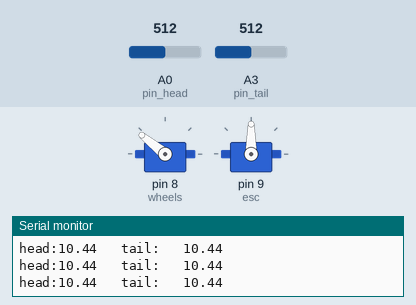
A sketch run on a simulated Arduino Uno, built with avr-gcc and run on an emulated ATmega328P. On the bench: 2 × servo, the last lines printed to the serial monitor. The inputs (shaded band) are chosen by the test bench; at power-on: A0 (pin_head) = 512, A3 (pin_tail) = 512.

Above: at 4.2 s.
4.3 s: A0 (pin_head) set to 0
6.4 s: A3 (pin_tail) set to 0
8.4 s: A0 (pin_head) set to 37
10.8 s: A3 (pin_tail) set to 37
At 12.4 s:
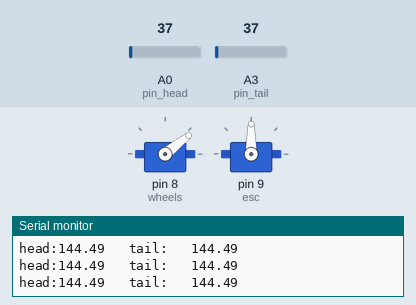
12.9 s: A0 (pin_head) set to 55
At 13.9 s:
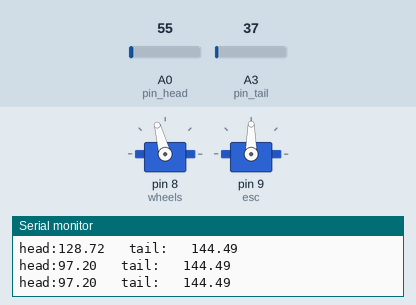
14.9 s: A3 (pin_tail) set to 95
At 16.6 s:
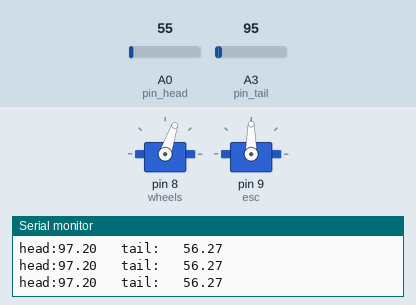
Timing chart, 0 to 17.9 s (numbered marks = the images above; inputs shaded):
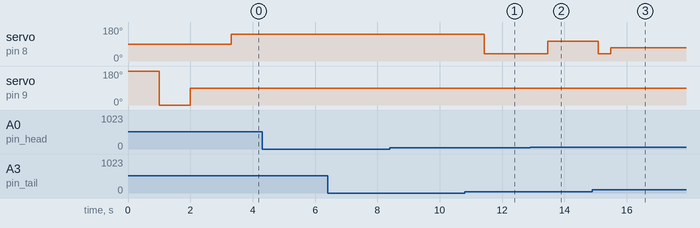

Measured:
- after the input at 10.8 s, servo on pin 8 (wheels): 141° → 38° after 0.63 s
- after the input at 12.9 s, servo on pin 8 (wheels): 38° → 105° after 0.56 s
- after the input at 14.9 s, servo on pin 8 (wheels): 105° → 38° after 0.19 s, → 71° 0.41 s later

The sketch:

crawler_withoutPID.ino
```cpp
#include <Servo.h>
#include <PID_v1.h>
#include <SoftwareSerial.h>
#include <Wire.h>
//#include <I2C.h>

//create an xBee object
SoftwareSerial xbee(2,3); // Rx, Tx


double Setpoint, Input, Output;
double Kp=3.0, Ki=0.01, Kd=1.2;
PID myPID(&Input, &Output, &Setpoint, Kp, Ki, Kd, DIRECT);


Servo wheels; // servo for turning the wheels
Servo esc; // not actually a servo, but controlled like one!
bool startup = true; // used to ensure startup only happens once
int startupDelay = 1000; // time to pause at each calibration step
double maxSpeedOffset = 45; // maximum speed magnitude, in servo 'degrees'
double maxWheelOffset = 85; // maximum wheel turn magnitude, in servo 'degrees'

double wheelOffset = 0.0; // For Adjusting the wheel
double threshHoldDistance = 27.5;

int pin_head = 0;
int pin_tail = 3;

double steerAngle = 0.0;
double car_length = 13;
bool goForward = true;
//double wheelStartUpOffset = 0.0; // For Adjusting the steering


int count = 3;
double distance_sum = 0.0;
double head_sum = 0.0;
double tail_sum = 0.0;

void setup()
{
  wheels.attach(8); // initialize wheel servo to Digital IO Pin #8
  esc.attach(9); // initialize ESC to Digital IO Pin #9
  /*  If you're re-uploading code via USB while leaving the ESC powered on,
   *  you don't need to re-calibrate each time, and you can comment this part out.
   */
  calibrateESC();

    //initialize the variables we're linked to
  Input = getHeadDis() - getTailDis();
  Setpoint = 0.1;

  //turn the PID on
  myPID.SetOutputLimits(-1,1);
  myPID.SetMode(AUTOMATIC);


  setVelocity(0.0);
  xbee.begin(9600);
  Serial.begin(9600);
}

double getHeadDis() {
  double A1 = (double)analogRead(pin_head);
  double distance_head = exp(8.5841-log(A1));
//  Serial.println("head: "+ (String)distance_head);
  return distance_head;
}

double getTailDis() {
  double A2 = (double)analogRead(pin_tail);
  double distance_tail = exp(8.5841-log(A2));
//  Serial.println("tail: "+ (String)distance_tail);
  return distance_tail;
}

boolean compareHeadTail(double head, double tail) {
    if (abs(head-tail) < 2) {
      if (head < 0.7 * threshHoldDistance || head > 1.3 * threshHoldDistance) {
        return false;
      }
      else {
        return true;
      }
    }
    else {
      return false;
    }
}

double calcDistance(double head, double tail) {
  double distance_head = head;
  double distance_tail = tail;
//  Serial.println("head: " + (String)distance_head);
//  Serial.println("tail: " + (String)distance_tail);
  double distance = (car_length * car_length * distance_head * distance_head) / (car_length * car_length + (distance_head - distance_tail) * (distance_head - distance_tail));
//  Serial.println("distance:  " + (String)distance);
  return distance;
}

/* Calibrate the ESC by sending a high signal, then a low, then middle.*/
void calibrateESC(){
    esc.write(180); // full backwards
    delay(startupDelay);
    esc.write(0); // full forwards
    delay(startupDelay);
    esc.write(90); // neutral
    delay(startupDelay);
    esc.write(90); // reset the ESC to neutral (non-moving) value
}


void steerTheCar(double dis) {
  double temp = abs(threshHoldDistance * threshHoldDistance - dis);
  if (temp == 0.0) {
    return;
  }
  if (dis < threshHoldDistance * threshHoldDistance) {
    if (temp > 0.4 * threshHoldDistance * threshHoldDistance) {
      steerLeft(0.6);
    }
    else {
      steerLeft(0.6 * temp / (threshHoldDistance * threshHoldDistance) / 0.4);
    }
  } else {
    if (temp > 0.4 * threshHoldDistance * threshHoldDistance) {
      steerRight(0.6);
    }
    else {
      steerRight(0.6 * temp / (threshHoldDistance * threshHoldDistance) / 0.4);
    }
  }
}

void steerLeft(double d)
{
//  Serial.write("Steer Left:");
//  Serial.write("\n");

  if( (d >= 0.0 ) && (d <= 1.0))
  {
    double temp = min( (d * maxWheelOffset + wheelOffset), maxWheelOffset);

    wheels.write(90 + temp);
  }
}

void steerRight(double d)
{
//  Serial.write("Steer Right:");
//  Serial.write("\n");

  if( (d >= 0.0 ) && (d <= 1.0))
  {
    double temp = min( (d * maxWheelOffset + wheelOffset), maxWheelOffset);
//    Serial.println("temp :  "+ (String)temp);

    wheels.write(90 - temp);
  }
}

/*
  Set the velocity of the car. Control the back and forward directions.
  Input s > 0 will go forward, and s < 0 will go backward.
  The input should between (-1 , 1).

*/
void setVelocity(double s)
{
  if( (s >= -1.0 ) && (s <= 1.0))
  {
    esc.write(90 - (s * maxSpeedOffset));
  }
}


void loop()
{
//  if (xbee.available() > 0) {
//    String msg  = "";
//
//    // Read in message
//    while(xbee.available() > 0) {
//      msg += char(xbee.read());
//    }
//    if (msg.equals("START\n")) {
//      Serial.println(msg);
//      setVelocity(0.3);
//
//    } else if (msg.equals("STOP\n")) {
//      Serial.println(msg);
//      setVelocity(0.0);
//    }
//  } else {
   if (count > 0) {
      double head_dis = getHeadDis();
      double tail_dis = getTailDis();
      if (compareHeadTail(head_dis, tail_dis)) {
        Input = calcDistance(getHeadDis(), getTailDis());
        myPID.Compute();
        if (Output < 0) {
        steerRight(-Output);
        } else {
          steerLeft(Output);
        }
      }
      else {
        count--;
        head_sum += getHeadDis();
        tail_sum += getTailDis();
      }
   }
   else {
      head_sum /= 3;
      tail_sum /= 3;
      Serial.println("head:" + (String)head_sum + "   tail:   "+ (String)tail_sum);
      if (!compareHeadTail(head_sum, tail_sum)) {
        steerTheCar(calcDistance(head_sum, tail_sum));
      }
      head_sum = 0;
      tail_sum = 0;
      count = 3;
   }
//  }
  delay(100);
}
```
